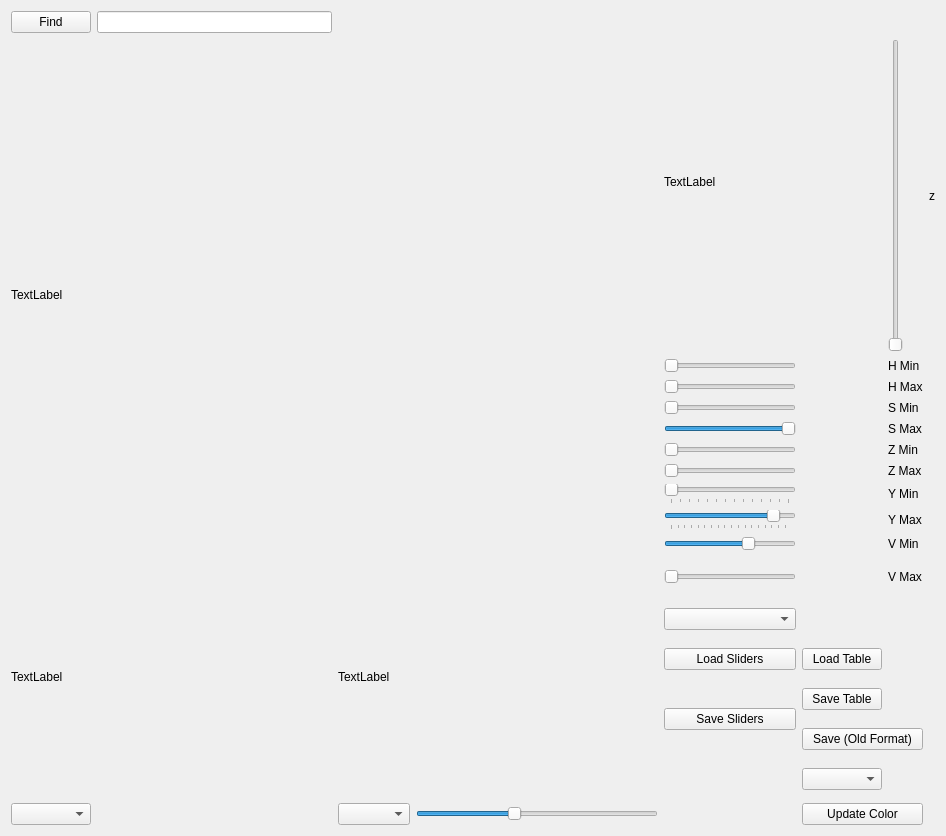
<?xml version="1.0" encoding="UTF-8"?>
<ui version="4.0">
 <class>ColorCreator</class>
 <widget class="QWidget" name="ColorCreator">
  <property name="geometry">
   <rect>
    <x>0</x>
    <y>0</y>
    <width>946</width>
    <height>836</height>
   </rect>
  </property>
  <property name="minimumSize">
   <size>
    <width>907</width>
    <height>699</height>
   </size>
  </property>
  <property name="mouseTracking">
   <bool>false</bool>
  </property>
  <property name="windowTitle">
   <string>ColorCreator</string>
  </property>
  <layout class="QGridLayout" name="gridLayout">
   <item row="0" column="0">
    <widget class="QPushButton" name="pushButton">
     <property name="text">
      <string>Find</string>
     </property>
    </widget>
   </item>
   <item row="0" column="1">
    <widget class="QLineEdit" name="lineEdit"/>
   </item>
   <item row="0" column="4" rowspan="2" colspan="2">
    <widget class="QLabel" name="colorWheel">
     <property name="minimumSize">
      <size>
       <width>200</width>
       <height>200</height>
      </size>
     </property>
     <property name="text">
      <string>TextLabel</string>
     </property>
    </widget>
   </item>
   <item row="1" column="0" rowspan="10" colspan="4">
    <widget class="QLabel" name="thresh">
     <property name="minimumSize">
      <size>
       <width>640</width>
       <height>480</height>
      </size>
     </property>
     <property name="text">
      <string>TextLabel</string>
     </property>
    </widget>
   </item>
   <item row="1" column="6">
    <widget class="QSlider" name="zSlice">
     <property name="orientation">
      <enum>Qt::Vertical</enum>
     </property>
    </widget>
   </item>
   <item row="1" column="7">
    <widget class="QLabel" name="label_8">
     <property name="layoutDirection">
      <enum>Qt::LeftToRight</enum>
     </property>
     <property name="text">
      <string>z</string>
     </property>
    </widget>
   </item>
   <item row="2" column="4">
    <widget class="QSlider" name="hMin">
     <property name="maximum">
      <number>100</number>
     </property>
     <property name="orientation">
      <enum>Qt::Horizontal</enum>
     </property>
    </widget>
   </item>
   <item row="2" column="6">
    <widget class="QLabel" name="label_2">
     <property name="text">
      <string>H Min</string>
     </property>
    </widget>
   </item>
   <item row="3" column="4">
    <widget class="QSlider" name="hMax">
     <property name="maximum">
      <number>100</number>
     </property>
     <property name="orientation">
      <enum>Qt::Horizontal</enum>
     </property>
    </widget>
   </item>
   <item row="3" column="6">
    <widget class="QLabel" name="label_3">
     <property name="text">
      <string>H Max</string>
     </property>
    </widget>
   </item>
   <item row="4" column="4">
    <widget class="QSlider" name="sMin">
     <property name="maximum">
      <number>100</number>
     </property>
     <property name="orientation">
      <enum>Qt::Horizontal</enum>
     </property>
    </widget>
   </item>
   <item row="4" column="6">
    <widget class="QLabel" name="label_4">
     <property name="text">
      <string>S Min</string>
     </property>
    </widget>
   </item>
   <item row="5" column="4">
    <widget class="QSlider" name="sMax">
     <property name="maximum">
      <number>100</number>
     </property>
     <property name="value">
      <number>100</number>
     </property>
     <property name="orientation">
      <enum>Qt::Horizontal</enum>
     </property>
    </widget>
   </item>
   <item row="5" column="6">
    <widget class="QLabel" name="label_5">
     <property name="text">
      <string>S Max</string>
     </property>
    </widget>
   </item>
   <item row="6" column="4">
    <widget class="QSlider" name="zMin">
     <property name="orientation">
      <enum>Qt::Horizontal</enum>
     </property>
    </widget>
   </item>
   <item row="6" column="6">
    <widget class="QLabel" name="label_9">
     <property name="text">
      <string>Z Min</string>
     </property>
    </widget>
   </item>
   <item row="7" column="4">
    <widget class="QSlider" name="zMax">
     <property name="orientation">
      <enum>Qt::Horizontal</enum>
     </property>
    </widget>
   </item>
   <item row="7" column="6">
    <widget class="QLabel" name="label_10">
     <property name="text">
      <string>Z Max</string>
     </property>
    </widget>
   </item>
   <item row="8" column="4">
    <widget class="QSlider" name="yMin">
     <property name="minimum">
      <number>20</number>
     </property>
     <property name="maximum">
      <number>150</number>
     </property>
     <property name="singleStep">
      <number>2</number>
     </property>
     <property name="orientation">
      <enum>Qt::Horizontal</enum>
     </property>
     <property name="tickPosition">
      <enum>QSlider::TicksBelow</enum>
     </property>
     <property name="tickInterval">
      <number>10</number>
     </property>
    </widget>
   </item>
   <item row="8" column="6">
    <widget class="QLabel" name="label_6">
     <property name="text">
      <string>Y Min</string>
     </property>
    </widget>
   </item>
   <item row="9" column="4">
    <widget class="QSlider" name="yMax">
     <property name="minimum">
      <number>80</number>
     </property>
     <property name="maximum">
      <number>255</number>
     </property>
     <property name="singleStep">
      <number>3</number>
     </property>
     <property name="value">
      <number>232</number>
     </property>
     <property name="orientation">
      <enum>Qt::Horizontal</enum>
     </property>
     <property name="tickPosition">
      <enum>QSlider::TicksBelow</enum>
     </property>
     <property name="tickInterval">
      <number>10</number>
     </property>
    </widget>
   </item>
   <item row="9" column="6">
    <widget class="QLabel" name="label_7">
     <property name="text">
      <string>Y Max</string>
     </property>
    </widget>
   </item>
   <item row="10" column="4">
    <widget class="QSlider" name="vMin">
     <property name="minimum">
      <number>4</number>
     </property>
     <property name="maximum">
      <number>150</number>
     </property>
     <property name="singleStep">
      <number>2</number>
     </property>
     <property name="sliderPosition">
      <number>100</number>
     </property>
     <property name="orientation">
      <enum>Qt::Horizontal</enum>
     </property>
    </widget>
   </item>
   <item row="10" column="6">
    <widget class="QLabel" name="label_11">
     <property name="text">
      <string>V Min</string>
     </property>
    </widget>
   </item>
   <item row="11" column="0" rowspan="6" colspan="2">
    <widget class="QLabel" name="view2">
     <property name="minimumSize">
      <size>
       <width>320</width>
       <height>240</height>
      </size>
     </property>
     <property name="text">
      <string>TextLabel</string>
     </property>
    </widget>
   </item>
   <item row="11" column="2" rowspan="6" colspan="2">
    <widget class="QLabel" name="view3">
     <property name="minimumSize">
      <size>
       <width>320</width>
       <height>240</height>
      </size>
     </property>
     <property name="text">
      <string>TextLabel</string>
     </property>
    </widget>
   </item>
   <item row="11" column="4">
    <widget class="QSlider" name="vMax">
     <property name="minimum">
      <number>80</number>
     </property>
     <property name="maximum">
      <number>255</number>
     </property>
     <property name="singleStep">
      <number>3</number>
     </property>
     <property name="pageStep">
      <number>255</number>
     </property>
     <property name="value">
      <number>80</number>
     </property>
     <property name="sliderPosition">
      <number>80</number>
     </property>
     <property name="orientation">
      <enum>Qt::Horizontal</enum>
     </property>
    </widget>
   </item>
   <item row="11" column="6">
    <widget class="QLabel" name="label_12">
     <property name="text">
      <string>V Max</string>
     </property>
    </widget>
   </item>
   <item row="12" column="4">
    <widget class="QComboBox" name="colorSelect"/>
   </item>
   <item row="13" column="4">
    <widget class="QPushButton" name="readSliders">
     <property name="text">
      <string>Load Sliders</string>
     </property>
    </widget>
   </item>
   <item row="13" column="5">
    <widget class="QPushButton" name="readTable">
     <property name="text">
      <string>Load Table</string>
     </property>
    </widget>
   </item>
   <item row="14" column="4" rowspan="2">
    <widget class="QPushButton" name="writeSliders">
     <property name="text">
      <string>Save Sliders</string>
     </property>
    </widget>
   </item>
   <item row="14" column="5">
    <widget class="QPushButton" name="writeTable">
     <property name="text">
      <string>Save Table</string>
     </property>
    </widget>
   </item>
   <item row="15" column="5" colspan="2">
    <widget class="QPushButton" name="writeOldTable">
     <property name="text">
      <string>Save (Old Format)</string>
     </property>
    </widget>
   </item>
   <item row="16" column="5">
    <widget class="QComboBox" name="modeSelect"/>
   </item>
   <item row="17" column="0">
    <widget class="QComboBox" name="viewChoice"/>
   </item>
   <item row="17" column="2">
    <widget class="QComboBox" name="channel"/>
   </item>
   <item row="17" column="3">
    <widget class="QSlider" name="edgeDiff">
     <property name="maximum">
      <number>30</number>
     </property>
     <property name="sliderPosition">
      <number>12</number>
     </property>
     <property name="orientation">
      <enum>Qt::Horizontal</enum>
     </property>
    </widget>
   </item>
   <item row="17" column="5" colspan="2">
    <widget class="QPushButton" name="changeColor">
     <property name="text">
      <string>Update Color</string>
     </property>
    </widget>
   </item>
  </layout>
 </widget>
 <layoutdefault spacing="6" margin="11"/>
 <resources/>
 <connections/>
</ui>
